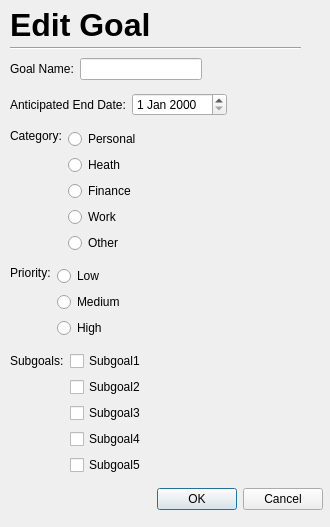
<?xml version="1.0" encoding="UTF-8"?>
<ui version="4.0">
 <class>Dialog</class>
 <widget class="QDialog" name="Dialog">
  <property name="geometry">
   <rect>
    <x>0</x>
    <y>0</y>
    <width>330</width>
    <height>527</height>
   </rect>
  </property>
  <property name="windowTitle">
   <string>Dialog</string>
  </property>
  <widget class="QWidget" name="verticalLayoutWidget">
   <property name="geometry">
    <rect>
     <x>10</x>
     <y>51</y>
     <width>313</width>
     <height>471</height>
    </rect>
   </property>
   <layout class="QVBoxLayout" name="verticalLayout">
    <item>
     <layout class="QHBoxLayout" name="horizontalLayout">
      <item>
       <widget class="QLabel" name="goalNameLabel">
        <property name="text">
         <string>Goal Name:</string>
        </property>
       </widget>
      </item>
      <item>
       <widget class="QLineEdit" name="goalName"/>
      </item>
      <item>
       <spacer name="horizontalSpacer">
        <property name="orientation">
         <enum>Qt::Horizontal</enum>
        </property>
        <property name="sizeHint" stdset="0">
         <size>
          <width>40</width>
          <height>20</height>
         </size>
        </property>
       </spacer>
      </item>
     </layout>
    </item>
    <item>
     <layout class="QHBoxLayout" name="horizontalLayout_2">
      <item>
       <widget class="QLabel" name="endDateLabel">
        <property name="text">
         <string>Anticipated End Date:</string>
        </property>
       </widget>
      </item>
      <item>
       <widget class="QDateEdit" name="endDate"/>
      </item>
      <item>
       <spacer name="horizontalSpacer_3">
        <property name="orientation">
         <enum>Qt::Horizontal</enum>
        </property>
        <property name="sizeHint" stdset="0">
         <size>
          <width>40</width>
          <height>20</height>
         </size>
        </property>
       </spacer>
      </item>
     </layout>
    </item>
    <item>
     <layout class="QHBoxLayout" name="horizontalLayout_3">
      <item alignment="Qt::AlignLeft|Qt::AlignTop">
       <widget class="QLabel" name="categoryLabel">
        <property name="text">
         <string>Category:</string>
        </property>
       </widget>
      </item>
      <item>
       <layout class="QVBoxLayout" name="verticalLayout_2">
        <item>
         <widget class="QRadioButton" name="personalRadioButton">
          <property name="text">
           <string>Personal</string>
          </property>
          <attribute name="buttonGroup">
           <string notr="true">categoryButtonGroup</string>
          </attribute>
         </widget>
        </item>
        <item>
         <widget class="QRadioButton" name="healthRadioButton">
          <property name="text">
           <string>Heath</string>
          </property>
          <attribute name="buttonGroup">
           <string notr="true">categoryButtonGroup</string>
          </attribute>
         </widget>
        </item>
        <item>
         <widget class="QRadioButton" name="financeRadioButton">
          <property name="text">
           <string>Finance</string>
          </property>
          <attribute name="buttonGroup">
           <string notr="true">categoryButtonGroup</string>
          </attribute>
         </widget>
        </item>
        <item>
         <widget class="QRadioButton" name="workRadioButton">
          <property name="text">
           <string>Work</string>
          </property>
          <attribute name="buttonGroup">
           <string notr="true">categoryButtonGroup</string>
          </attribute>
         </widget>
        </item>
        <item>
         <widget class="QRadioButton" name="otherRadioButton">
          <property name="text">
           <string>Other</string>
          </property>
          <attribute name="buttonGroup">
           <string notr="true">categoryButtonGroup</string>
          </attribute>
         </widget>
        </item>
       </layout>
      </item>
      <item>
       <spacer name="horizontalSpacer_5">
        <property name="orientation">
         <enum>Qt::Horizontal</enum>
        </property>
        <property name="sizeHint" stdset="0">
         <size>
          <width>40</width>
          <height>20</height>
         </size>
        </property>
       </spacer>
      </item>
     </layout>
    </item>
    <item>
     <layout class="QHBoxLayout" name="horizontalLayout_4">
      <item alignment="Qt::AlignTop">
       <widget class="QLabel" name="priorityLabel">
        <property name="text">
         <string>Priority:</string>
        </property>
       </widget>
      </item>
      <item>
       <layout class="QVBoxLayout" name="verticalLayout_4">
        <item>
         <widget class="QRadioButton" name="lowRadioButton">
          <property name="text">
           <string>Low</string>
          </property>
          <attribute name="buttonGroup">
           <string notr="true">priorityButtonGroup</string>
          </attribute>
         </widget>
        </item>
        <item>
         <widget class="QRadioButton" name="mediumRadioButton">
          <property name="text">
           <string>Medium</string>
          </property>
          <attribute name="buttonGroup">
           <string notr="true">priorityButtonGroup</string>
          </attribute>
         </widget>
        </item>
        <item>
         <widget class="QRadioButton" name="highRadioButton">
          <property name="text">
           <string>High</string>
          </property>
          <attribute name="buttonGroup">
           <string notr="true">priorityButtonGroup</string>
          </attribute>
         </widget>
        </item>
       </layout>
      </item>
      <item>
       <spacer name="horizontalSpacer_2">
        <property name="orientation">
         <enum>Qt::Horizontal</enum>
        </property>
        <property name="sizeHint" stdset="0">
         <size>
          <width>40</width>
          <height>20</height>
         </size>
        </property>
       </spacer>
      </item>
     </layout>
    </item>
    <item>
     <layout class="QGridLayout" name="gridLayout">
      <item row="1" column="1">
       <widget class="QCheckBox" name="subgoal2">
        <property name="text">
         <string>Subgoal2</string>
        </property>
       </widget>
      </item>
      <item row="3" column="1">
       <widget class="QCheckBox" name="subgoal4">
        <property name="text">
         <string>Subgoal4</string>
        </property>
       </widget>
      </item>
      <item row="2" column="1">
       <widget class="QCheckBox" name="subgoal3">
        <property name="text">
         <string>Subgoal3</string>
        </property>
       </widget>
      </item>
      <item row="0" column="0">
       <widget class="QLabel" name="subgoalLabel">
        <property name="text">
         <string>Subgoals:</string>
        </property>
       </widget>
      </item>
      <item row="0" column="1">
       <widget class="QCheckBox" name="subgoal1">
        <property name="text">
         <string>Subgoal1</string>
        </property>
       </widget>
      </item>
      <item row="0" column="2">
       <spacer name="horizontalSpacer_4">
        <property name="orientation">
         <enum>Qt::Horizontal</enum>
        </property>
        <property name="sizeHint" stdset="0">
         <size>
          <width>40</width>
          <height>20</height>
         </size>
        </property>
       </spacer>
      </item>
      <item row="4" column="1">
       <widget class="QCheckBox" name="subgoal5">
        <property name="text">
         <string>Subgoal5</string>
        </property>
       </widget>
      </item>
     </layout>
    </item>
    <item>
     <widget class="QDialogButtonBox" name="buttonBox">
      <property name="orientation">
       <enum>Qt::Horizontal</enum>
      </property>
      <property name="standardButtons">
       <set>QDialogButtonBox::Cancel|QDialogButtonBox::Ok</set>
      </property>
     </widget>
    </item>
   </layout>
  </widget>
  <widget class="QLabel" name="label_5">
   <property name="geometry">
    <rect>
     <x>10</x>
     <y>4</y>
     <width>281</width>
     <height>43</height>
    </rect>
   </property>
   <property name="text">
    <string>&lt;html&gt;&lt;head/&gt;&lt;body&gt;&lt;p&gt;&lt;span style=&quot; font-size:24pt; font-weight:600;&quot;&gt;Edit Goal&lt;/span&gt;&lt;/p&gt;&lt;/body&gt;&lt;/html&gt;</string>
   </property>
  </widget>
  <widget class="Line" name="line">
   <property name="geometry">
    <rect>
     <x>10</x>
     <y>40</y>
     <width>291</width>
     <height>16</height>
    </rect>
   </property>
   <property name="orientation">
    <enum>Qt::Horizontal</enum>
   </property>
  </widget>
 </widget>
 <resources/>
 <connections>
  <connection>
   <sender>buttonBox</sender>
   <signal>accepted()</signal>
   <receiver>Dialog</receiver>
   <slot>accept()</slot>
   <hints>
    <hint type="sourcelabel">
     <x>248</x>
     <y>254</y>
    </hint>
    <hint type="destinationlabel">
     <x>157</x>
     <y>274</y>
    </hint>
   </hints>
  </connection>
  <connection>
   <sender>buttonBox</sender>
   <signal>rejected()</signal>
   <receiver>Dialog</receiver>
   <slot>reject()</slot>
   <hints>
    <hint type="sourcelabel">
     <x>316</x>
     <y>260</y>
    </hint>
    <hint type="destinationlabel">
     <x>286</x>
     <y>274</y>
    </hint>
   </hints>
  </connection>
 </connections>
 <buttongroups>
  <buttongroup name="priorityButtonGroup"/>
  <buttongroup name="categoryButtonGroup"/>
 </buttongroups>
</ui>
